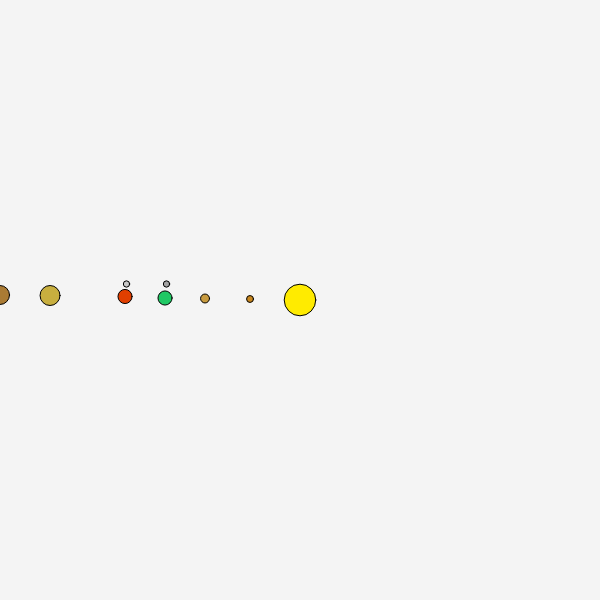
Frame 1 (no input)
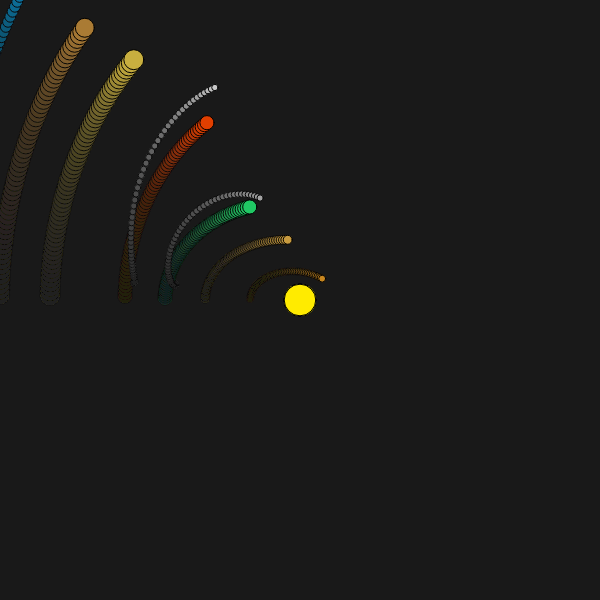
Frame 60 (no input)
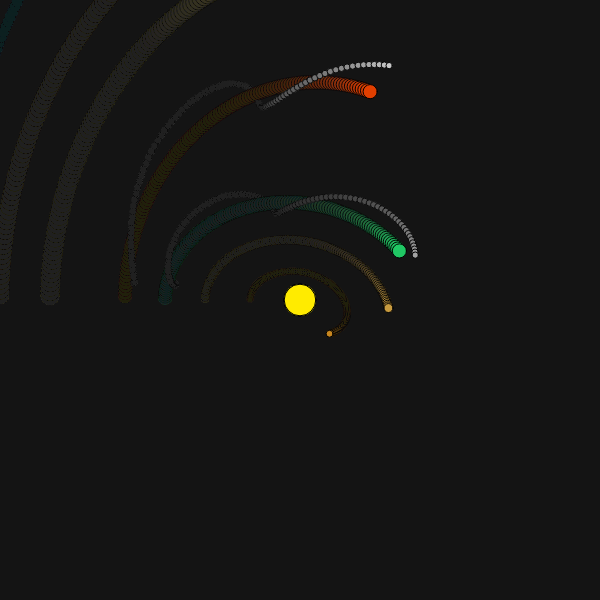
Frame 120 (the mouse pressed at the canvas centre since frame 60)

The p5.js sketch that drew these frames (run headless with seeded random() and noise() and a simulated clock; from frame 60 on, the mouse is pressed at the canvas centre):

// p5.js sketch
// ── sketch.js
// Video about this little "universe"
// https://www.youtube.com/watch?v=EpgB3cNhKPM

let planets = [];
let stars   = [];
let moons   = [];

let globalScale = 1;

function setup() {
  createCanvas(600, 600);
  
  stars.push( new Body(0, 0, 250, "sun") );
  stars[stars.length-1].surface = [255, 235, 0];
  
  planets.push( new Body(-50, 0, 12, "mercury") );
  planets[planets.length-1].surface = [200, 135, 32];
  planets[planets.length-1].acc = createVector(0, -1);
  
  planets.push( new Body(-95, 0, 20, "venus") );
  planets[planets.length-1].surface = [200, 155, 63];
  planets[planets.length-1].acc = createVector(0, -1.5);
  
  planets.push( new Body(-135, 0, 50, "earth") );
  planets[planets.length-1].refMoon = "moon";
  planets[planets.length-1].surface = [32, 200, 100];
  planets[planets.length-1].acc = createVector(0, -2);

  moons.push( new Body(-135, -15, 10, "moon") );
  moons[moons.length-1].surface = [163, 163, 163];
  moons[moons.length-1].acc = createVector(1.5, -1);
  
  planets.push( new Body(-175, 0, 50, "mars") );
  planets[planets.length-1].refMoon = "phobos";
  planets[planets.length-1].surface = [225, 63, 0];
  planets[planets.length-1].acc = createVector(0, -3.5);

  moons.push(new Body(-175,-15,10,"phobos"));
  moons[moons.length-1].surface = [200, 200, 200];
  moons[moons.length-1].acc = createVector(1.5, -1);
  
  planets.push( new Body(-250,0,100,"jupiter") );
  planets[planets.length-1].surface = [200, 175, 63];
  planets[planets.length-1].acc = createVector(0, -4.5);
  
  planets.push( new Body(-300,0,90,"saturn") );
  planets[planets.length-1].surface = [170, 123, 52];
  planets[planets.length-1].acc = createVector(0, -5);
  
  planets.push( new Body(-350,0,30,"uranus") );
  planets[planets.length-1].surface = [12, 142, 200];
  planets[planets.length-1].acc = createVector(0, -6);
  
  planets.push( new Body(-400,0,25,"neptune") );
  planets[planets.length-1].surface = [32, 153, 215];
  planets[planets.length-1].acc = createVector(0, -7);
  
  planets.push( new Body(-450,0,5,"pluto") );
  planets[planets.length-1].surface = [120, 105, 96];
  planets[planets.length-1].acc = createVector(0, -8);
}

function mouseWheel(event) {
  background(10);
  let newScale = globalScale - event.delta/550;
  if (newScale > 0) {
  globalScale = lerp(globalScale, newScale, 0.5);
  }
}

function draw() {
  scale(globalScale);
  translate(
    width/(2*globalScale), 
    height/(2*globalScale)
  );
  background(20, 12);
  
  for (let star of stars) {
    star.show();
    
    for (let planet of planets) {
      star.attract(planet);
    }
  }
  
  for (let moon of moons) {
    moon.update();
    moon.show();
  }
  
  for (let planet of planets) {
    for (let moon of moons) {
      if (planet.refMoon == moon.name) {
        planet.attract(moon, 0.25);  
      }
    }
    
    planet.update();
    planet.show();
  }
}
// ── Pagina.html
<!DOCTYPE html>
<html>
  <head>
    <script src="https://cdnjs.cloudflare.com/ajax/libs/p5.js/1.4.0/p5.js"></script>
	<link rel="stylesheet" type="text/css" href="style.css"/>
     <meta charset="utf-8" />
  </head>
  <body>
    <script src="sketch.js"></script>
    <script src="body.js"></script>
  </body>
</html>

// ── body.js
class Body {
  constructor(x, y, m, name) {
    this.pos = createVector(x, y);
    this.vel = createVector(0, 0);
    this.acc = createVector(0, 0);
    this.r   = sqrt(m) * 2;
    this.m   = m;
    
    this.surface = [random()*255, 
                   random()*255,
                   random()*255];
    
    this.name = name;
    this.hovered = false;
  }
  
  attract(body, Gforce) {
    let force = p5.Vector.sub(this.pos, body.pos);
    let distSq = constrain(force.magSq(),10,50);
    let G = Gforce || 0.01;
    let strength = G * (this.m * body.m)/distSq;
    force.setMag(strength);
    body.applyForce(force);
  }
  
  applyForce(force) {
    let f = p5.Vector.div(force, this.m);
    this.acc.add(f);
  }
  
  hover(mx, my) {
    let d = sqrt(
      (this.pos.x - mx) * (this.pos.x - mx) +
      (this.pos.y - my) * (this.pos.y - my)
    );
    
    if (d<this.r*4) {
      this.hovered = true;
    } else {
      this.hovered = false;
    }
  }

  update() {
    this.vel.add(this.acc);
    this.pos.add(this.vel);
    this.acc.set(0, 0);
  }
  
  show() {
    fill(
      this.surface[0], 
      this.surface[1],                     
      this.surface[2]
    );
    
    circle(this.pos.x, this.pos.y, this.r);
  
    if (this.hovered) {
      fill(255);
      text(this.name, this.pos.x, this.pos.y - this.r/2);
    }
  }
}
// ── style.css
background-image: linear-gradient(gray, blue);
